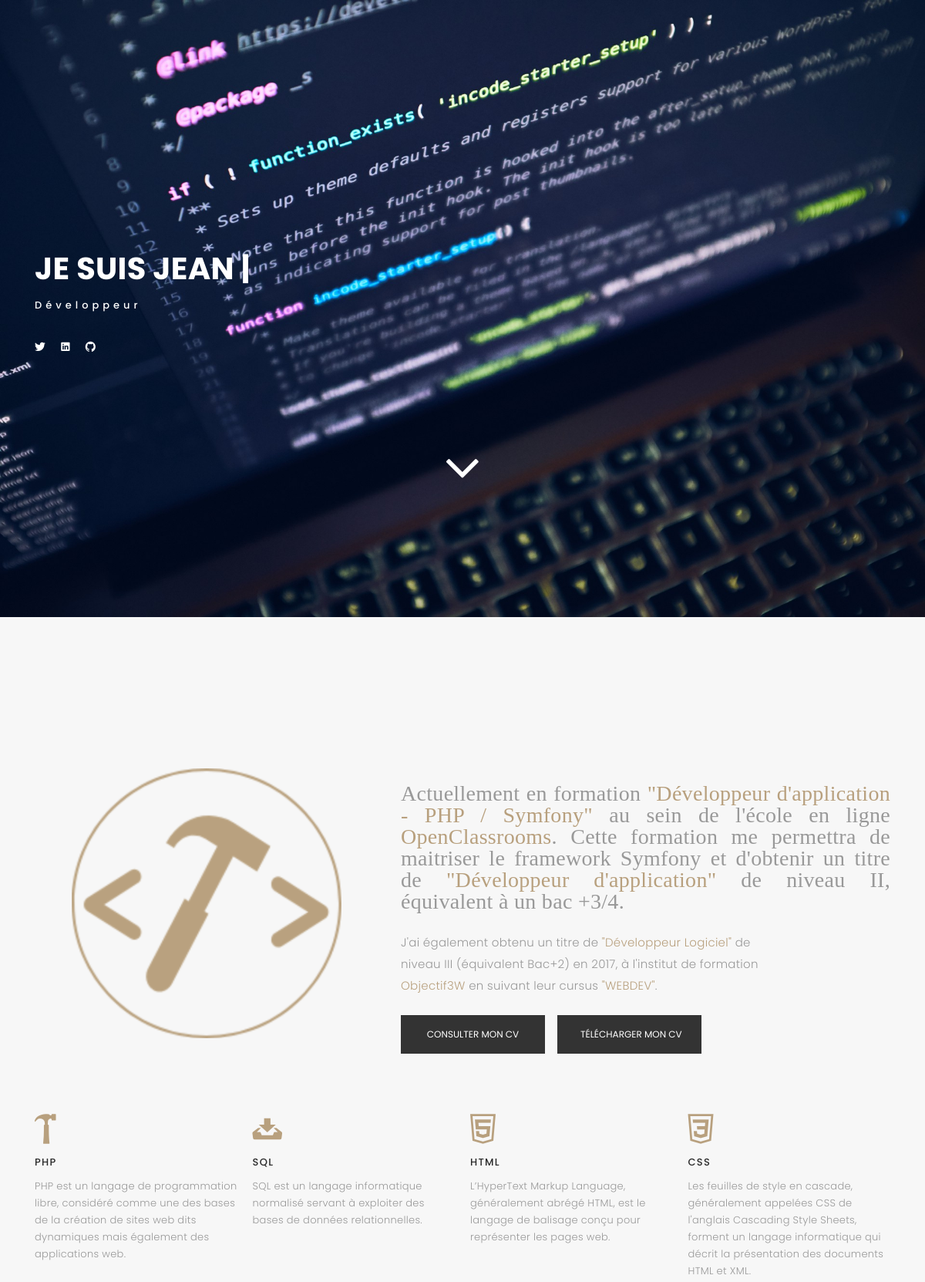
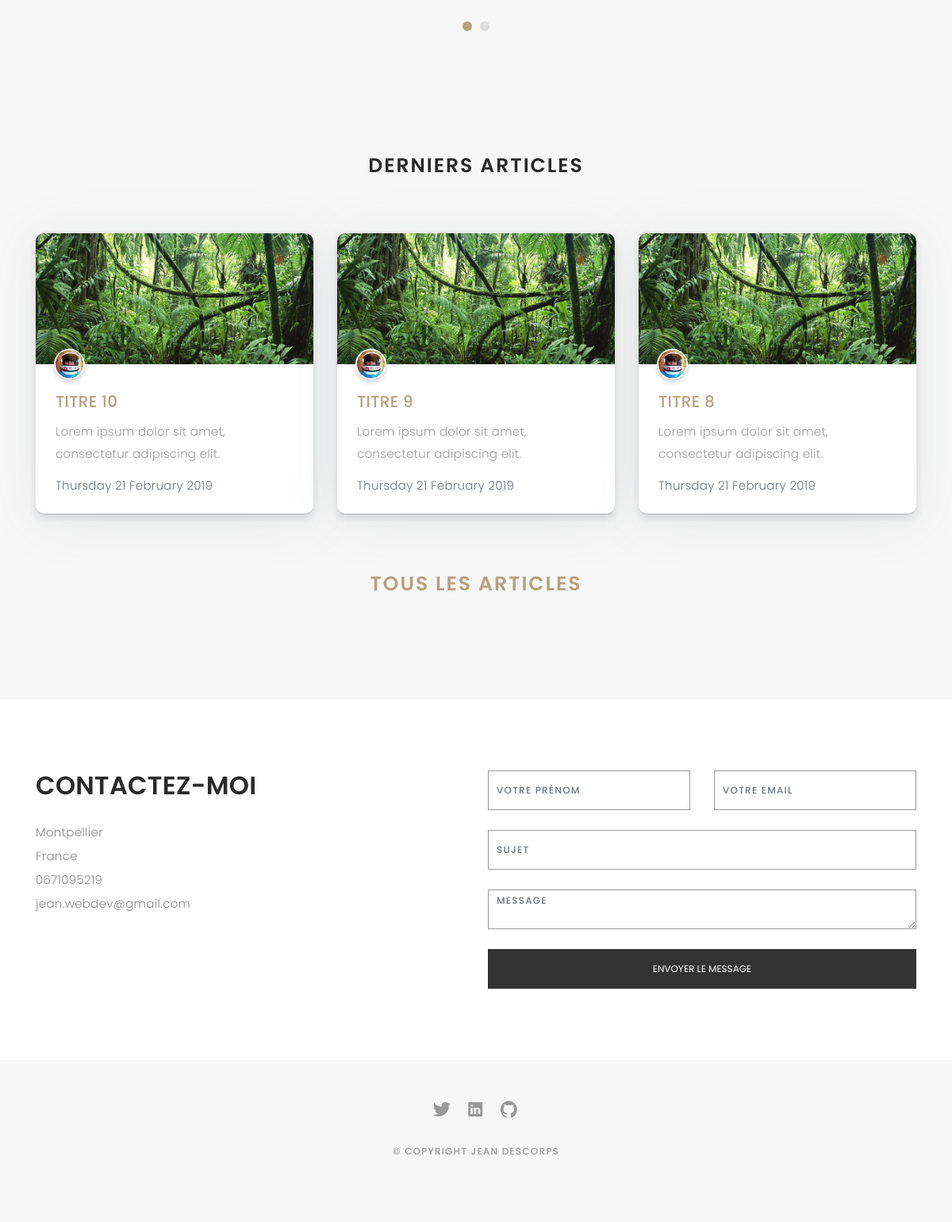
The page / on the database its author committed (2 pictures, top to bottom).
### tables this page shows
CREATE TABLE IF NOT EXISTS `post` (
  `id` int(11) NOT NULL AUTO_INCREMENT,
  `title` varchar(255) NOT NULL,
  `image` varchar(255) DEFAULT NULL,
  `lead` varchar(300) NOT NULL,
  `content` text NOT NULL,
  `add_date` datetime DEFAULT NULL,
  `id_user_fk` int(11) NOT NULL,
  PRIMARY KEY (`id`),
  KEY `id_user_fk` (`id_user_fk`)
);

CREATE TABLE IF NOT EXISTS `user` (
  `id` int(11) NOT NULL AUTO_INCREMENT,
  `username` varchar(255) NOT NULL,
  `email` varchar(255) NOT NULL,
  `password` varchar(300) NOT NULL,
  `avatar` varchar(255) NOT NULL DEFAULT '0.jpg',
  `website` varchar(255) NOT NULL DEFAULT 'Votre website',
  `description` varchar(800) NOT NULL DEFAULT 'Votre parcours en quelques ligne.',
  `inscription_date` datetime DEFAULT NULL,
  `activated` tinyint(1) NOT NULL DEFAULT '0',
  `confirmation_token` varchar(128) DEFAULT NULL,
  `role` varchar(10) NOT NULL DEFAULT 'user',
  PRIMARY KEY (`id`),
  UNIQUE KEY `username_2` (`username`),
  UNIQUE KEY `email` (`email`)
);

### Controller/HomeController.php (called while the page is built, shortened)
<?php
class HomeController
{
    private $postManager;
    public function __construct()
    {
        $this->postManager = new PostManager();
    }
    public function home()
    {
        $view = new View('Home');
        $posts = $this->postManager->findLast();
        $view->generate(array('posts' => $posts));
    }
}

### index.php (called while the page is built, shortened)
<?php
function autoload($class, $dir = null) {
    if (is_null($dir)) {
        $dir = "../". AUTOLOAD_PATH ."/";
    }
}
$router = new Router();
$router->queryRouting();

### Manager/PostManager.php (called while the page is built, shortened)
<?php
Class PostManager extends AbstractManager
{
    public function findLast()
    {
        $sql = 'SELECT post.id, title, image, lead, id_user_fk, add_date, username, avatar FROM post JOIN user ON post.id_user_fk = user.id ORDER BY post.id DESC LIMIT 3';
        $result = $this->queryExecute($sql);
        foreach ($result->fetchAll() as $row) {
            $post = new Post();
            $post->hydrate($row);
            $posts[] = $post;
        }
        return $posts;
    }
}

### Manager/AbstractManager.php (called while the page is built, shortened)
<?php
abstract class AbstractManager
{
    private $bdd;
    private function getBdd()
    {
        if ($this->bdd == null) {
            $this->bdd = new PDO("mysql:host=". HOST .";dbname=". DBNAME .";charset=utf8", USER, PASS, array(PDO::ATTR_ERRMODE => PDO::ERRMODE_EXCEPTION));
        }
        return $this->bdd;
    }
    protected function queryExecute($sql, $params = null)
    {
        if ($params == null) {
            $result = $this->getBdd()->query($sql);
        } else {
            $result = $this->getBdd()->prepare($sql);
            $result->execute($params);
        }
        return $result;
    }
}

### Entity/HydratorTrait.php (called while the page is built, shortened)
<?php
trait HydratorTrait {
    public function hydrate(array $datas)
    {
        foreach ($datas as $key => $value) {
            $method = 'set'.ucfirst($key);
        }
    }
}

### Entity/Post.php (called while the page is built, shortened)
<?php
class Post
{
    private $id;
    private $title;
    private $image;
    private $lead;
    private $add_date;
    private $id_user_fk;
    private $avatar;
    public function setId($id)
    {
        $this->id = $id;
    }
    public function setTitle($title)
    {
        $this->title = $title;
    }
    public function setImage($image)
    {
        $this->image = $image;
    }
    public function setLead($lead)
    {
        $this->lead = $lead;
    }
    public function setAdd_date($add_date)
    {
        $this->add_date = $add_date;
    }
    public function setId_user_fk($id_user_fk)
    {
        $this->id_user_fk = $id_user_fk;
    }
    public function setAvatar($avatar)
    {
        $this->avatar = $avatar;
    }
    public function getId()
    {
        return $this->id;
    }
    public function getTitle()
    {
        return strtoupper($this->title);
    }
    public function getImage()
    {
        return $this->image;
    }
    public function getLead()
    {
        return $this->lead;
    }
    public function getAdd_date() {
        return $this->add_date;
    }
    public function getId_user_fk()
    {
        return $this->id_user_fk;
    }
    public function getAvatar()
    {
        return $this->avatar;
    }
}

### View/HomeView.php (the view, shortened to what this page needs)
<div id="header" class="home">
    <div class="container">
        <div class="header-content">
            <h1>Je suis <span class="typed"></span></h1>
            <p>développeur</p>
            <ul class="list-unstyled list-social">
                <li><a href="https://twitter.com/Jean_Descorps"><i class="ion-social-twitter"></i></a></li>
                <li><a href="https://linkedin.com/in/jeandescorps/"><i class="ion-social-linkedin"></i></a></li>
                <li><a href="https://github.com/JeanD34"><i class="ion-social-github"></i></a></li>
            </ul>
            <div class="down text-center">
                <a class="down" href="#about">
                    <i class="fa fa-angle-down fa-5x"></i>
                </a>
            </div>
        </div>
    </div>
</div>
<div id="about" class="paddsection">
    <div class="container">
        <div class="row justify-content-between">
            <div class="col-lg-4 col-9" style="margin: auto;">
                <img class="div-img-bg" src="Content/images/logo-about.png" alt="logo">
            </div>
            <div class="col-lg-7">
                <div class="about-descr">
                    <p class="p-heading">Actuellement en formation <a href="symfony.pdf" target="_blank">"Développeur d'application - PHP / Symfony"</a> au sein de l'école en ligne <a href="https://openclassrooms.com/" target="_blank">OpenClassrooms</a>. Cette formation me permettra de maitriser le framework Symfony et d'obtenir un titre de <a href="http://www.rncp.cncp.gouv.fr/grand-public/visualisationFiche?format=fr&fiche=27099" target="_blank">"Développeur d'application"</a> de niveau II, équivalent à un bac +3/4. </p>
                    <p class="separator">J'ai également obtenu un titre de <a href="http://www.rncp.cncp.gouv.fr/grand-public/visualisationFiche?format=fr&fiche=5927" target="_blank">"Développeur Logiciel"</a> de niveau III (équivalent Bac+2) en 2017, à l'institut de formation <a href="http://www.objectif3w.com/" target="_blank">Objectif3W</a> en suivant leur cursus <a href="webdev.pdf" target="_blank">"WEBDEV"</a>.</p>
                    <a href="Content/CV.pdf" target="_blank"><button class="btn resumee mt-4 mb-3 mr-3">Consulter mon CV</button></a><a href="Content/CV.pdf" download><button class="btn resumee mt-4 mb-3">Télécharger mon CV</button></a>
                </div>
            </div>
        </div>
    </div>
</div>
<div id="services">
    <div class="container">
        <div class="services-carousel owl-theme">
            <div class="services-block">
                <i class="ion-hammer"></i>
                <span>PHP</span>
                <p class="separator">PHP est un langage de programmation libre, considéré comme une des bases de la création de sites web dits dynamiques mais également des applications web.</p>
            </div>
            <div class="services-block">
                <i class="ion-archive"></i>
                <span>SQL</span>
                <p class="separator">SQL est un langage informatique normalisé servant à exploiter des bases de données relationnelles.</p>
            </div>
            <div class="services-block">
                <i class="ion-social-html5-outline"></i>
                <span>HTML</span>
                <p class="separator">L’HyperText Markup Language, généralement abrégé HTML, est le langage de balisage conçu pour représenter les pages web.</p>
            </div>
            <div class="services-block">
                <i class="ion-social-css3-outline"></i>
                <span>CSS</span>
                <p class="separator">Les feuilles de style en cascade, généralement appelées CSS de l'anglais Cascading Style Sheets, forment un langage informatique qui décrit la présentation des documents HTML et XML.</p>
            </div>
        </div>
    </div>
</div>
<div id="journal" class="text-left paddsection">
    <div class="container">
        <div class="section-title text-center">
            <h2>derniers Articles</h2>
        </div>
    </div>
    <div class="container">
        <div class="journal-block">
            <div class="row">
                <?php foreach ($posts as $post) : ?>
                <div class="col-lg-4 col-md-6 col-sm-12 mb-4">
                    <div class="card card-small card-post card-post--1">
                        <div class="card-post__image" style="background-image: url('Content/images/<?= $post->getImage(); ?>');">
                            <div class="card-post__author d-flex">
                                <a href="?action=userProfile&id=<?= $post->getId_user_fk(); ?>" target="_blank" class="card-post__author-avatar card-post__author-avatar--small" style="background-image: url('Content/backend/images/avatars/<?= $post->getAvatar(); ?>');">Ecrit par <?= $post->getUsername(); ?></a>
                            </div>
                        </div>
                        <div class="card-body">
                            <h5 class="card-title">
                                <a class="text-fiord-blue" href="?action=post&id=<?= $post->getId(); ?>"><?= $post->getTitle(); ?></a>
                            </h5>
                            <p class="card-text d-inline-block mb-3"><?= $post->getLead(); ?></p><br>
                            <span class="text-muted"><?= ucfirst(utf8_encode(strftime('%A %e %B %Y', strtotime($post->getAdd_date())))); ?></span>
                        </div>
                    </div>
                </div>
                <?php endforeach; ?>
            </div>
        </div>
    </div>
    <div class="container">
        <div class="section-title text-center">
            <h2><a href="?action=posts">tous les articles</a></h2>
        </div>
    </div>
</div>
<div id="contact" class="paddsection">
    <div class="container">
        <div class="contact-block1">
            <div class="row">
                <div class="col-lg-6">
                    <div class="contact-contact">
                        <h2 class="mb-30">CONTACTEZ-MOI</h2>
                        <ul class="contact-details">
                            <li><span>Montpellier</span></li>
                            <li><span>France</span></li>
                            <li><span>0671095219</span></li>
                            <li><span>jean.webdev@gmail.com</span></li>
                        </ul>
                    </div>
                </div>
                <div id="contactForm" class="col-lg-6">
                    <form action="?action=contactMail" method="post" role="form" class="contactForm">
                        <div class="row">
                            <div class="col-lg-6">
                                <div class="form-group contact-block1">
                                    <input type="text" name="name" class="form-control" id="name" placeholder="Votre Prénom" required/>
                                </div>
                            </div>
                            <div class="col-lg-6">
                                <div class="form-group">
                                    <input type="email" class="form-control" name="email" id="email" placeholder="Votre Email" required/>
                                </div>
                            </div>
                            <div class="col-lg-12">
                                <div class="form-group">
                                    <input type="text" class="form-control" name="subject" id="subject" placeholder="Sujet" required/>
                                </div>
                            </div>
                            <div class="col-lg-12">
                                <div class="form-group">
                                    <textarea class="form-control" name="message" id="message" rows="12" placeholder="Message" required></textarea>
                                </div>
                            </div>
                            <div class="col-lg-12">
                                <input type="submit" class="btn" value="Envoyer le message">
                            </div>
                        </div>
                    </form>
                </div>
            </div>
        </div>
    </div>
</div>

### rows shown on the page
post: image (placeholder picture), id_user_fk.avatar (picture), title "TITRE 10", lead "Lorem ipsum dolor sit amet, consectetur adipiscing elit.", add_date "Thursday 21 February 2019"
post: image (placeholder picture), id_user_fk.avatar (picture), title "TITRE 9", lead "Lorem ipsum dolor sit amet, consectetur adipiscing elit.", add_date "Thursday 21 February 2019"
post: image (placeholder picture), id_user_fk.avatar (picture), title "TITRE 8", lead "Lorem ipsum dolor sit amet, consectetur adipiscing elit.", add_date "Thursday 21 February 2019"
